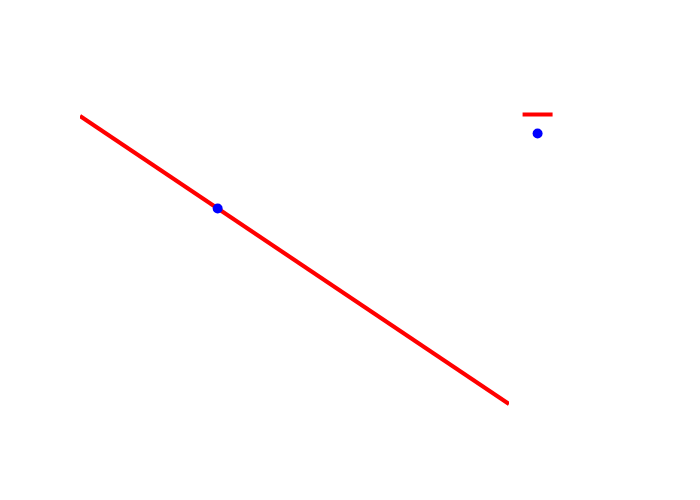

The notebook cell saved with this chart:
### Code cell
plot_capm_line(Rf=alpha_jensen_df, Rm=float(Rm), B=beta_values_df)

### Figure 1 — Plotly figure (JSON) as saved in the notebook; plotly's stock layout.template omitted (floating-point values rounded to 4 significant figures)
{"data": [{"line": {"color": "red", "width": 4}, "mode": "lines", "name": "SML", "type": "scatter", "x": [0, 0.08163, 0.1633, 0.2449, 0.3265, 0.4082, 0.4898, 0.5714, 0.6531, 0.7347, 0.8163, 0.898, 0.9796, 1.061, 1.143, 1.224, 1.306, 1.388, 1.469, 1.551, 1.633, 1.714, 1.796, 1.878, 1.959, 2.041, 2.122, 2.204, 2.286, 2.367, 2.449, 2.531, 2.612, 2.694, 2.776, 2.857, 2.939, 3.02, 3.102, 3.184, 3.265, 3.347, 3.429, 3.51, 3.592, 3.673, 3.755, 3.837, 3.918, 4], "y": [0.01156, 0.01141, 0.01125, 0.0111, 0.01095, 0.0108, 0.01065, 0.0105, 0.01035, 0.0102, 0.01005, 0.009899, 0.009748, 0.009597, 0.009447, 0.009296, 0.009146, 0.008995, 0.008844, 0.008694, 0.008543, 0.008392, 0.008242, 0.008091, 0.00794, 0.00779, 0.007639, 0.007488, 0.007338, 0.007187, 0.007036, 0.006886, 0.006735, 0.006584, 0.006434, 0.006283, 0.006133, 0.005982, 0.005831, 0.005681, 0.00553, 0.005379, 0.005229, 0.005078, 0.004927, 0.004777, 0.004626, 0.004475, 0.004325, 0.004174]}, {"marker": {"color": "blue", "size": 10}, "mode": "markers", "name": "Rentabilidad Esperada", "type": "scatter", "x": [1.284], "y": [0.009187]}], "layout": {"height": 500, "legend": {"font": {"color": "white"}}, "paper_bgcolor": "rgba(0,0,0,0)", "plot_bgcolor": "rgba(0,0,0,0)", "showlegend": true, "title": {"font": {"color": "white", "size": 20}, "text": "CAPM - Capital Asset Pricing Model", "x": 0.41, "y": 0.9}, "width": 700, "xaxis": {"dtick": 0.4, "gridcolor": "rgba(255, 255, 255, 0.1)", "linecolor": "white", "showgrid": true, "tickcolor": "white", "tickfont": {"color": "white"}, "ticks": "outside", "title": {"font": {"color": "white"}, "text": "Beta (Riesgo Sistemático)"}}, "yaxis": {"dtick": 0.02, "gridcolor": "rgba(255, 255, 255, 0.1)", "linecolor": "white", "showgrid": true, "tickcolor": "white", "tickfont": {"color": "white"}, "ticks": "outside", "title": {"font": {"color": "white"}, "text": "Rentabilidad Esperada"}}}}
